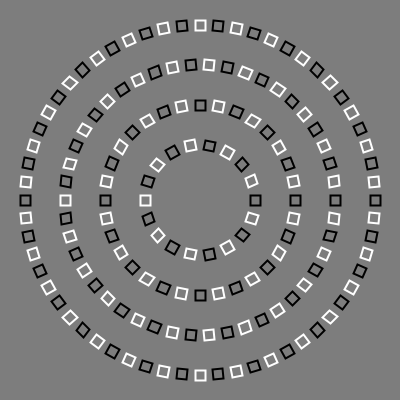
Frame 1 (no input)
Frame 60 (the mouse pressed at the canvas centre just before this capture): identical to frame 1, image omitted
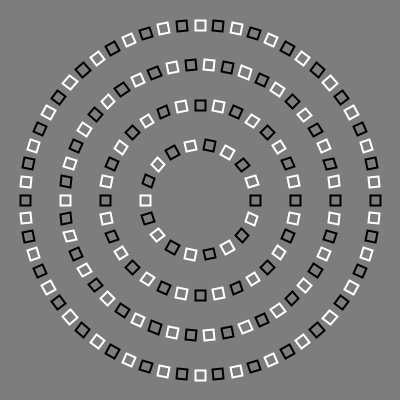
Frame 120 (the mouse held since frame 60 and released just before this capture)

The Processing sketch that drew these frames (run headless with seeded random() and noise(); from frame 60 on, the mouse is pressed at the canvas centre):

// Processing sketch: sketch_mar05a
// ── sketch_mar05a.pde
// Circle of Squares illusion
// by Jonathan Bobrow
 
// Really liked this optical illusion I saw the other day,
// so I thought I would recreate it and allow myself to understand
// the sweetspot of the illusion, as well as see what other kinds
// of illusions could arrise from changing parameters. 
 
// Please explore and change the number of rings, density of squares, colors...
 
// NOTE: the illusion is not an original creation, but this code is 100% from my finger tips
//       in interest of learning more about illusions and in search of more! "question everything"
 
// Inspiration http://blogs.discovermagazine.com/badastronomy/2009/08/18/square-circle-spiral/
//
// maybe this is next on the list:
// http://blog.ted.com/2009/06/25/amazing_illusio/
 
ArrayList circles;
int numRings = 4;
 
boolean bAnimate = false;
 
int increment = 0;
 
void setup(){
  size(400,400);
  smooth();
   
  circles = new ArrayList();
   
  // create n rings of squares
  for(int i=0; i<numRings; i++){
    Circle c = new Circle(55 + 40*i, 18 + 14*i);    // replicates radius and square num of original
    c.setPosition(width/2,height/2);
    circles.add( c );
  }
}
 
void draw(){
  background(125);
     
  if(bAnimate)            // in case you want to see the circles rotate, it adds another layer
    rotateCircles();
   
  for(int i=0; i<circles.size(); i++){
    Circle c = (Circle) circles.get(i);
    int direction = i%2==0 ? -1 : 1;
    c.rotateSquares(direction*PI*mouseX/width);
    c.display();
  }
}
 
void rotateCircles(){
   
  increment++;
   
  for(int i=0; i<circles.size(); i++){
    Circle c = (Circle) circles.get(i);
    int direction = i%2==0 ? -1 : 1;
    c.setRotation(direction*PI*increment/1000.f);
  }
}
 
void keyPressed(){
  if( key == ' ' ){
    bAnimate = !bAnimate;
  }
}
 
//-------------------------------------------------------------------------------------
// create circles with properties such as radius, position, rotation
class Circle{
   
 ArrayList squares;
 vec2D position;
 float rotation = 0.f;
   
 Circle(int radius){
    
   squares = new ArrayList();
   position = new vec2D();
    
   int numSquares = (int)(radius * 5/16.f);
    
   for(int i=0; i<numSquares; i++){
     Square s = new Square();
     float angle = TWO_PI*i/(float)numSquares;
     s.setPosition( radius*cos(angle), radius*sin(angle));
     s.setColor(i%2==0 ? 0 : 255 );
     //s.setRotation(angle);
     squares.add( s );
   }
 }
   
   
 Circle(int radius, int numSquares){
    
   squares = new ArrayList();
   position = new vec2D();
    
   for(int i=0; i<numSquares; i++){
     Square s = new Square();
     float angle = TWO_PI*i/(float)numSquares;
     s.setPosition( radius*cos(angle), radius*sin(angle));
     s.setColor(i%2==0 ? 0 : 255 );
     squares.add( s );
   }
 }
  
 void setPosition(float _x, float _y){
   position.x = _x;
   position.y = _y;
 }
  
 void setRotation(float a){
   rotation = a;
 }
  
 void rotateSquares(float a){
   for(int i=0; i<squares.size(); i++){
     Square s = (Square) squares.get(i);
     float angle = TWO_PI*i/(float)squares.size();
     s.rotation = a + angle;
   }
 }
  
 void update(){
 }
  
 void display(){
    
   pushMatrix();
     translate(position.x, position.y);
     rotate(rotation);
     for(int i=0; i<squares.size(); i++){
       Square s = (Square) squares.get(i);
       s.display();
     }
   popMatrix();
 }
   
}
 
//-------------------------------------------------------------------------------------
// create squares with properties such as size, position, rotation, and colour

// keeps things like position a little more organized
class vec2D{
  float x = 0.f;
  float y = 0.f;
   
  vec2D(){
  }
   
  vec2D(float _x, float _y){
    this.x = _x;
    this.y = _y;
  }
}


// ── square.pde
class Square{
  
  float side;
  vec2D position;
  float rotation;
  color colour;
   
 Square(){
   side = 10.f;
   position = new vec2D();
   colour = color(255,255,255);
   rotation = 0.f;
 }
 
 Square(float s){
   side = s;
   position = new vec2D();
   colour = color(255,255,255);
   rotation = 0.f;
 }
  
 void setPosition(float _x, float _y){
   position.x = _x;
   position.y = _y;
 }
  
 void setColor(int v){
   colour = color(v,v,v);  // kind of looks like a nest of baby owls :)
 }
  
 void setColor(int r, int g, int b){
   colour = color(r,g,b);
 }
  
 void setRotation(float a){
   rotation = a;
 }
  
 void update(){
 }
  
 void display(){
   pushMatrix();
     stroke(colour);
     strokeWeight(2);
     noFill();
     translate(position.x, position.y);
     rotate(rotation);
     rect(-side/2.f, -side/2.f, side, side);
   popMatrix();
 }
   
}
 
//-------------------------------------------------------------------------------------
